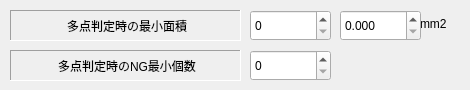
   <widget class="QWidget" name="tab_2">
    <attribute name="title">
     <string>多点検査</string>
    </attribute>
    <widget class="QLabel" name="label_34">
     <property name="geometry">
      <rect>
       <x>10</x>
       <y>50</y>
       <width>231</width>
       <height>31</height>
      </rect>
     </property>
     <property name="frameShape">
      <enum>QFrame::Panel</enum>
     </property>
     <property name="frameShadow">
      <enum>QFrame::Sunken</enum>
     </property>
     <property name="text">
      <string>多点判定時のNG最小個数</string>
     </property>
     <property name="alignment">
      <set>Qt::AlignCenter|Qt::AlignHCenter|Qt::AlignLeading|Qt::AlignLeft|Qt::AlignVCenter</set>
     </property>
    </widget>
    <widget class="QSpinBox" name="EditMultiSpotDot">
     <property name="geometry">
      <rect>
       <x>250</x>
       <y>10</y>
       <width>81</width>
       <height>31</height>
      </rect>
     </property>
     <property name="maximum">
      <number>100000</number>
     </property>
    </widget>
    <widget class="QSpinBox" name="EditMultiSpotCount">
     <property name="geometry">
      <rect>
       <x>250</x>
       <y>50</y>
       <width>81</width>
       <height>31</height>
      </rect>
     </property>
     <property name="maximum">
      <number>100000</number>
     </property>
    </widget>
    <widget class="QLabel" name="label_36">
     <property name="geometry">
      <rect>
       <x>10</x>
       <y>10</y>
       <width>231</width>
       <height>31</height>
      </rect>
     </property>
     <property name="frameShape">
      <enum>QFrame::Panel</enum>
     </property>
     <property name="frameShadow">
      <enum>QFrame::Sunken</enum>
     </property>
     <property name="text">
      <string>多点判定時の最小面積</string>
     </property>
     <property name="alignment">
      <set>Qt::AlignCenter|Qt::AlignHCenter|Qt::AlignLeading|Qt::AlignLeft|Qt::AlignVCenter</set>
     </property>
    </widget>
    <widget class="QLabel" name="label_84">
     <property name="geometry">
      <rect>
       <x>420</x>
       <y>8</y>
       <width>41</width>
       <height>31</height>
      </rect>
     </property>
     <property name="text">
      <string>mm2</string>
     </property>
    </widget>
    <widget class="QDoubleSpinBox" name="doubleSpinBoxMultiSpotDotMM">
     <property name="geometry">
      <rect>
       <x>340</x>
       <y>10</y>
       <width>81</width>
       <height>31</height>
      </rect>
     </property>
     <property name="decimals">
      <number>3</number>
     </property>
     <property name="maximum">
      <double>99999999.000000000000000</double>
     </property>
     <property name="singleStep">
      <double>0.100000000000000</double>
     </property>
    </widget>
   </widget>
